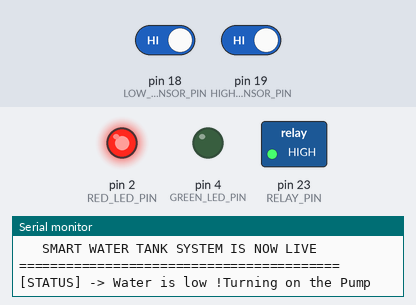
A sketch run on a simulated Arduino Mega 2560, built with avr-gcc and run on an emulated ATmega2560. On the bench: switched loads named in the sketch (green lamp = pin HIGH), output pins drawn as LEDs (lit = HIGH), the last lines printed to the serial monitor. The inputs (shaded band) are chosen by the test bench; at power-on: pin 19 (HIGH_SENSOR_PIN) HIGH, pin 18 (LOW_SENSOR_PIN) HIGH.

Above: at 1.5 s.
1.6 s: pin 19 (HIGH_SENSOR_PIN) driven LOW
At 2.5 s:
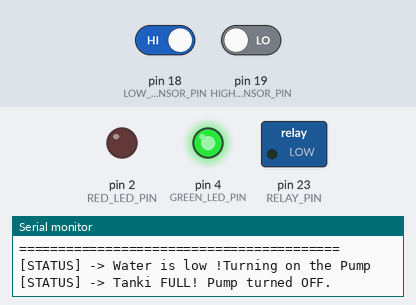
3.4 s: pin 19 (HIGH_SENSOR_PIN) driven HIGH
At 5.0 s:
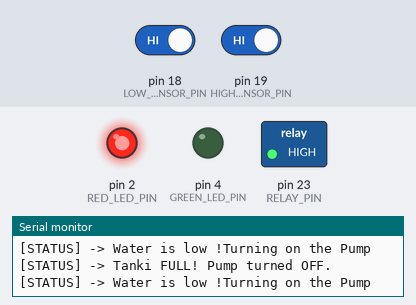
Timing chart, 0 to 6.5 s (numbered marks = the images above; inputs shaded):
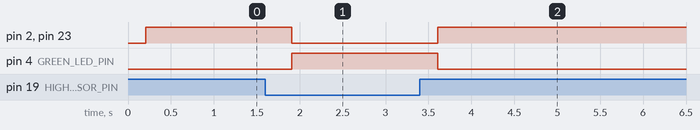

Measured:
- after the input at 1.6 s, pin 2 (RED_LED_PIN), pin 23 (RELAY_PIN): HIGH → LOW after 0.31 s; pin 4 (GREEN_LED_PIN): LOW → HIGH after 0.31 s
- after the input at 3.4 s, pin 2 (RED_LED_PIN), pin 23 (RELAY_PIN): LOW → HIGH after 0.21 s; pin 4 (GREEN_LED_PIN): HIGH → LOW after 0.21 s

The sketch:

smart_water_pump.ino
```cpp
// ====================================================================
// SMART WATER TANK SYSTEM
// Pins are to be blaced on breadboard carefully
// ====================================================================

// Float Sensors (Inputs with Internal Pullup)
const int LOW_SENSOR_PIN = 18;  // Low Float Sensor (Pin 18)
const int HIGH_SENSOR_PIN = 19; // Upper Float Sensor (Pin 19)

// Actuator (Output)
const int RELAY_PIN = 23;       // Relay Module (Pin 23)

// LED Indicators (For Outputs)
const int RED_LED_PIN = 2;      // Pump ON Indicator (Pin D2)
const int GREEN_LED_PIN = 4;    // Tank FULL Indicator (Pin D4)

// State tracking variable
bool isPumpRunning = false;

void setup() {
  // Serial Monitor for Debugging
  Serial.begin(115200);

  // Configuring Sensor Pins with Internal Pullup Resistors
  pinMode(LOW_SENSOR_PIN, INPUT_PULLUP);
  pinMode(HIGH_SENSOR_PIN, INPUT_PULLUP);

  // Configuring Output Pins
  pinMode(RELAY_PIN, OUTPUT);
  pinMode(RED_LED_PIN, OUTPUT);
  pinMode(GREEN_LED_PIN, OUTPUT);

  // Keep everything OFF at boot time for safety
  digitalWrite(RELAY_PIN, LOW);
  digitalWrite(RED_LED_PIN, LOW);
  digitalWrite(GREEN_LED_PIN, LOW);

  Serial.println("\n=========================================");
  Serial.println("   SMART WATER TANK SYSTEM IS NOW LIVE   ");
  Serial.println("=========================================");
}

void loop() {
  // Reading current state of sensors
  // HIGH = Float ring is DOWN (Water level below sensor)
  // LOW  = Float ring is UP   (Water level lifted the sensor)
  int lowSensor = digitalRead(LOW_SENSOR_PIN);
  int highSensor = digitalRead(HIGH_SENSOR_PIN);

  // LOGIC 1: When Tank is Empty (Both Float sensors at bottom) -> Start Pump, Red LED ON
  if (lowSensor == HIGH && highSensor == HIGH && !isPumpRunning) {
    delay(200); // Noise filter karne ke liye small debounce delay
    if (digitalRead(LOW_SENSOR_PIN) == HIGH) {
      digitalWrite(RELAY_PIN, HIGH);     // Relay ON (Pump Chalu)
      digitalWrite(RED_LED_PIN, HIGH);   // Red LED ON
      digitalWrite(GREEN_LED_PIN, LOW);  // Green LED OFF
      isPumpRunning = true;
      Serial.println("[STATUS] -> Water is low !Turning on the Pump");
    }
  }

  // LOGIC 2: Tank Full (When both float sensors comes up) -> It Stops Pump then turns the Green LED ON
  if (highSensor == LOW && isPumpRunning) {
    delay(200); // Noise filter karne ke liye small debounce delay
    if (digitalRead(HIGH_SENSOR_PIN) == LOW) {
      digitalWrite(RELAY_PIN, LOW);       // Relay OFF (Pump Band)
      digitalWrite(RED_LED_PIN, LOW);     // Red LED OFF
      digitalWrite(GREEN_LED_PIN, HIGH);  // Green LED ON (Tank Full Alert)
      isPumpRunning = false;
      Serial.println("[STATUS] -> Tanki FULL! Pump turned OFF.");
    }
  }

  delay(500); // 0.5-second checking cycle loop
}
```
